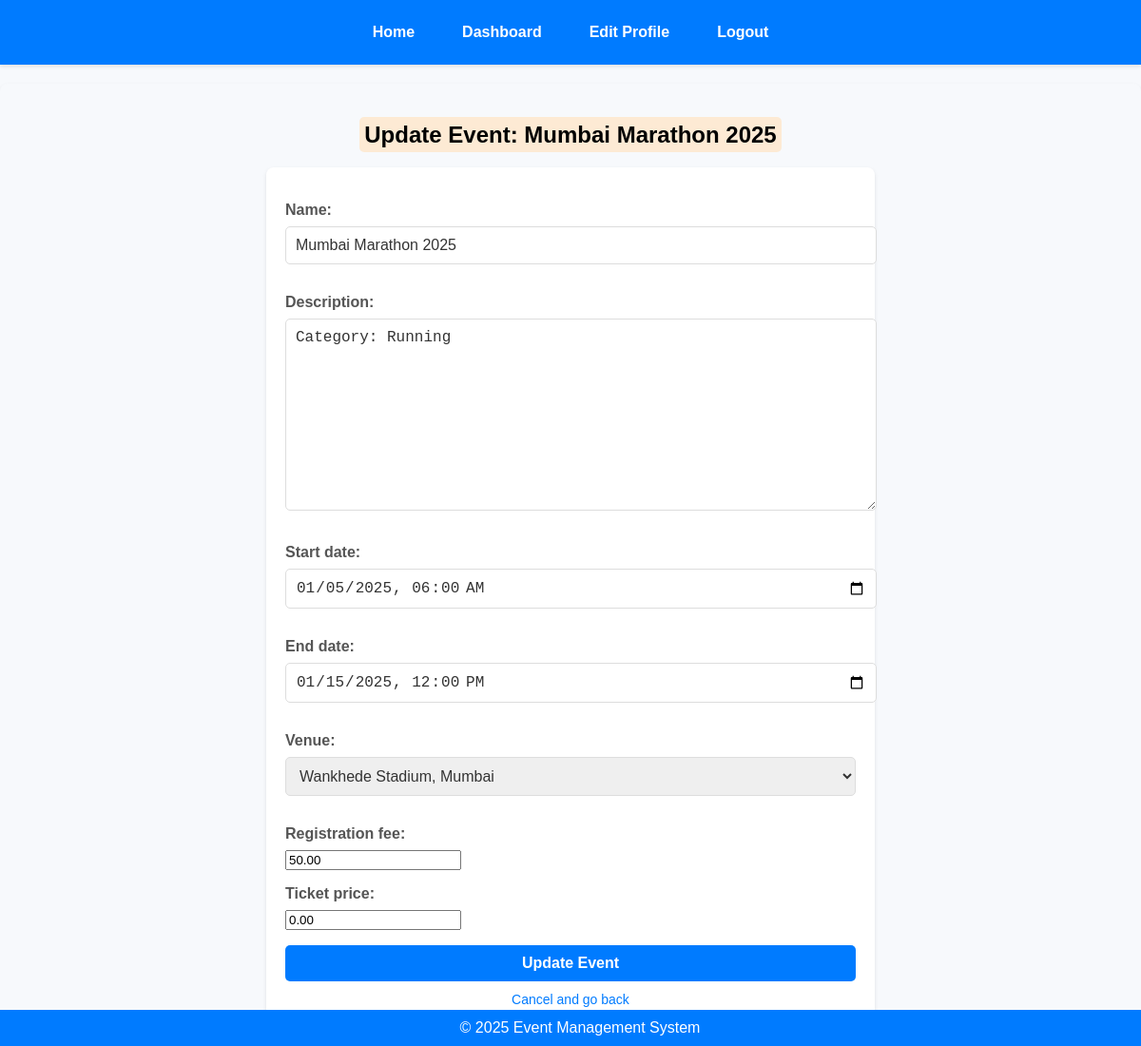
Screenshot of /events/events/update_event/1/ (signed in) with the database file from the repository.
### events/models.py (models this page shows, shortened)
class Event(models.Model):
    name = models.CharField(max_length=200)
    description = models.TextField()
    start_date = models.DateTimeField()
    end_date = models.DateTimeField()
    venue = models.ForeignKey(Venue, on_delete=models.CASCADE)
    organizer = models.ForeignKey(Organizer, on_delete=models.CASCADE,related_name='events')
    registration_fee = models.DecimalField(max_digits=10, decimal_places=2, default=0.0)
    ticket_price = models.DecimalField(max_digits=10, decimal_places=2, default=0.0)
    is_active = models.BooleanField(default=True)

class Venue(models.Model):
    name = models.CharField(max_length=255)
    address = models.TextField()
    capacity = models.PositiveIntegerField()
    def __str__(self):
        return self.name

### events/views.py (the view)
# urls.py: path('events/update_event/<int:event_id>/', views.update_event, name='update_event'),
@login_required
def update_event(request, event_id):
    organizer = get_object_or_404(Organizer, user=request.user)
    event = get_object_or_404(Event, id=event_id, organizer=organizer)
    if request.method == 'POST':
        form = EventUpdateForm(request.POST, instance=event)
        if form.is_valid():
            form.save()
            return redirect('dashboard')
    else:
        form = EventUpdateForm(instance=event)
    return render(request, 'events/update_event.html', {'form': form, 'event': event})

### events/forms.py
class EventUpdateForm(forms.ModelForm):
    class Meta:
        model = Event
        fields = [
            'name',
            'description',
            'start_date',
            'end_date',
            'venue',
            'registration_fee',
            'ticket_price',
        ]
        widgets = {
            'start_date': forms.DateTimeInput(attrs={'type': 'datetime-local'}),
            'end_date': forms.DateTimeInput(attrs={'type': 'datetime-local'}),
        }

### events/templates/events/update_event.html (shortened to what this page needs)
{% extends 'base.html' %}
{% block content %}
<h2><span class="highlighted-text">Update Event: {{ event.name }}</span></h2>
<form method="post">
    {{ form.as_p }}
    <button type="submit">Update Event</button>
    <div class="btn-cancel">
        <a href="{% url 'dashboard' %}">Cancel and go back</a>
    </div>
</form>
{% endblock %}

### events/templates/base.html (style rules this page uses)
body { font-family: Arial, sans-serif; margin: 0; padding: 0; background-color: #f4f4f9; color: #333; }

### events/templates/events/update_event.html (style rules this page uses)
body { font-family: Arial, sans-serif; background-color: #f7f9fc; margin: 0; padding: 0; background-image: url("https://img.freepik.com/free-photo/sports-tools_53876-138077.jpg?semt=ais_hybrid"); background-size: cover; background-position: center; background-repeat: no-repeat; height: 100vh; width: 100%; overflow: auto; background-attachment: fixed; }
h2 { color: black; text-align: center; margin-bottom: 20px; font-size: 24px; font-weight: bold; }
.highlighted-text { background-color: rgba(255, 228, 196, 0.7); padding: 5px; border-radius: 5px; }
form { max-width: 600px; margin: 0 auto; padding: 20px; background-color: #ffffff; border-radius: 8px; box-shadow: 0 2px 4px rgba(0, 0, 0, 0.1); }
label { display: block; margin-bottom: 8px; font-weight: bold; color: #555; }
input[type="text"], input[type="datetime-local"], textarea, select { width: 100%; padding: 10px; margin-bottom: 15px; border: 1px solid #ddd; border-radius: 5px; font-size: 16px; color: #333; }
button { width: 100%; padding: 10px 20px; font-size: 16px; font-weight: bold; color: #ffffff; background-color: #007bff; border: none; border-radius: 5px; cursor: pointer; transition: background-color 0.3s; }
.btn-cancel { margin-top: 10px; text-align: center; }
.btn-cancel a { color: #007bff; text-decoration: none; font-size: 14px; }

### rows the page displays
Event: name "Mumbai Marathon 2025", description "Category: Running", start_date "01/05/2025 06:00", end_date "01/15/2025 12:00", venue "Wankhede Stadium, Mumbai", registration_fee "50.00", ticket_price "0.00"
